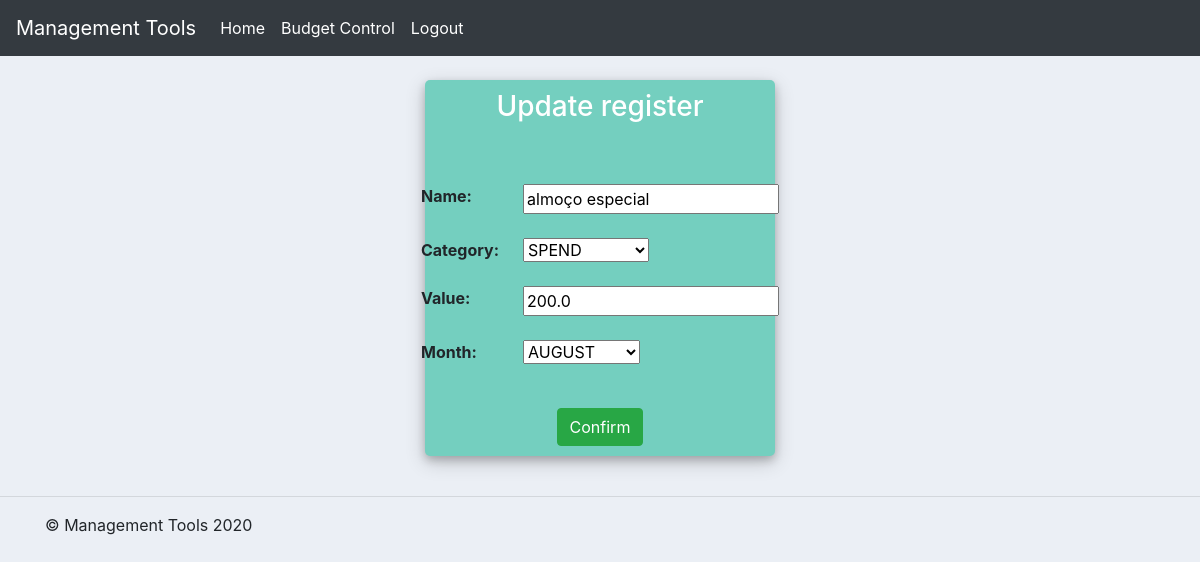
Page /update_record/7/ (signed in) on the committed database.
### first_app/models.py (models this page shows, shortened)
class BudgetControl(models.Model):
    today_month = datetime.today().month
    months = [
        ('JAN', 'JANUARY'),
        ('FEB', 'FEBRUARY'),
        ('MAR', 'MARCH'),
        ('APR', 'APRIL'),
        ('MAY', 'MAY'),
        ('JUN', 'JUNE'),
        ('JUL', 'JULY'),
        ('AUG', 'AUGUST'),
        ('SEP', 'SEPTEMBER'),
        ('OCT', 'OCTOBER'),
        ('NOV', 'NOVEMBER'),
        ('DEC', 'DECEMBER')
    ]
    categories = [
        ('Profit', 'PROFIT'),
        ('Spend', 'SPEND'),
        ('Investment', 'INVESTMENT'),
        ('Good', 'GOOD')
    ]
    user = models.ForeignKey(
        User,
        null=True,
        on_delete=models.CASCADE
    )
    name = models.CharField(
        max_length=255,
        null=True
    )
    category = models.CharField(
        max_length=10,
        choices=categories,
        null=True
    )
    value = models.FloatField(
        null=True
    )
    month = models.CharField(
        max_length=3,
        choices=months,
        null=True,
        default=months[today_month-1][0]
    )
    date_created = models.DateTimeField(
        auto_now_add=True,
        null=True
    )

### users/decorators.py (the view)
    def wrapper_function(request, *args, **kwargs):
        if not request.user.is_authenticated:
            messages.error(request, 'You are not Logged in!')
            return redirect('login')
        else:
            return function(request, *args, **kwargs)

### users/forms.py
class BudgetControlForm(ModelForm):
    class Meta:
        model = BudgetControl
        fields = '__all__'

### first_app/views.py (called while the page is built)
@unauthenticated_user
def update_record(request, pk):
    record = BudgetControl.objects.get(id=pk)
    form = BudgetControlForm(instance=record)
    if request.method == "POST":
        form = BudgetControlForm(request.POST, instance=record)
        if form.is_valid():
            form.save()
            return redirect('budget')
    context = {'form':form,
               'operation_type':'Update'
    }
    return render(request, 'first_app/add_records.html', context)

### first_app/templates/first_app/add_records.html (shortened to what this page needs)
{% extends 'first_app/main.html' %}
{% block content %}
<div class="container h-100" name="form-container">
    <div class="d-flex justify-content-center h-100">
        <div class="user_card">
            <div class="d-flex justify-content-center">
                <h3 id="form-title">{{operation_type}} register</h3>
            </div>
            <div class="d-flex justify-content-center form_container">
                <form method="POST" action="">
                    <div class="table-responsive">
                        <table class="table table-borderless form_container">
                            <tr>
                                <th>Name:</th>
                                <td>{{form.name}}</td>
                            </tr>
                            <tr>
                                <th>Category:</th>
                                <td>{{form.category}}</td>
                            </tr>
                            <tr>
                                <th>Value:</th>
                                <td>{{form.value}}</td>
                            </tr>
                            <tr>
                                <th>Month:</th>
                                <td>{{form.month}}</td>
                            </tr>
                        </table>
                    </div>
                    <div class="d-flex justify-content-center mt-3 login_container">
                        <input class="btn btn-success" type="submit" name="Confirm" value="Confirm">
                    </div>
                </form>
            </div>
        </div>
    </div>
</div>
{% endblock %}

### static/css/main.css (style rules this page uses)
body { background-color: #ebeff5; }
.user_card { width: 350px; margin-top: auto; margin-bottom: auto; background: #74cfbf; position: relative; display: flex; justify-content: center; flex-direction: column; padding: 10px; box-shadow: 0 4px 8px 0 rgba(0, 0, 0, 0.2), 0 6px 20px 0 rgba(0, 0, 0, 0.19); -webkit-box-shadow: 0 4px 8px 0 rgba(0, 0, 0, 0.2), 0 6px 20px 0 rgba(0, 0, 0, 0.19); -moz-box-shadow: 0 4px 8px 0 rgba(0, 0, 0, 0.2), 0 6px 20px 0 rgba(0, 0, 0, 0.19); border-radius: 5px; }
.form_container { margin-top: 20px; }
#form-title { color: #fff; }
.login_container { padding: 0 2rem; }

### rows in the picture
BudgetControl: name "almoço especial", category "SPEND", value "200.0", month "AUGUST"

### other values in the picture
{{ operation_type }} "Update"
